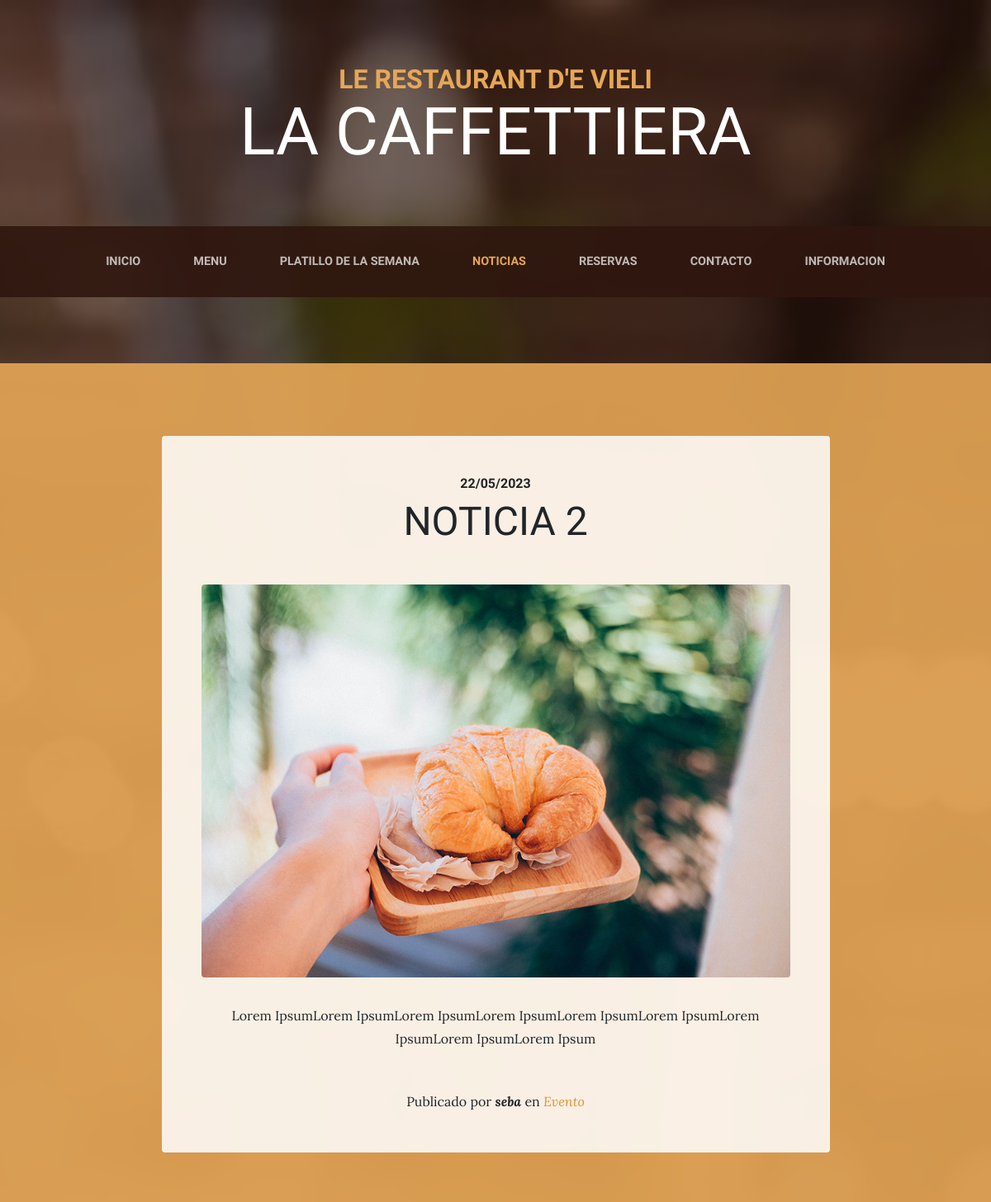
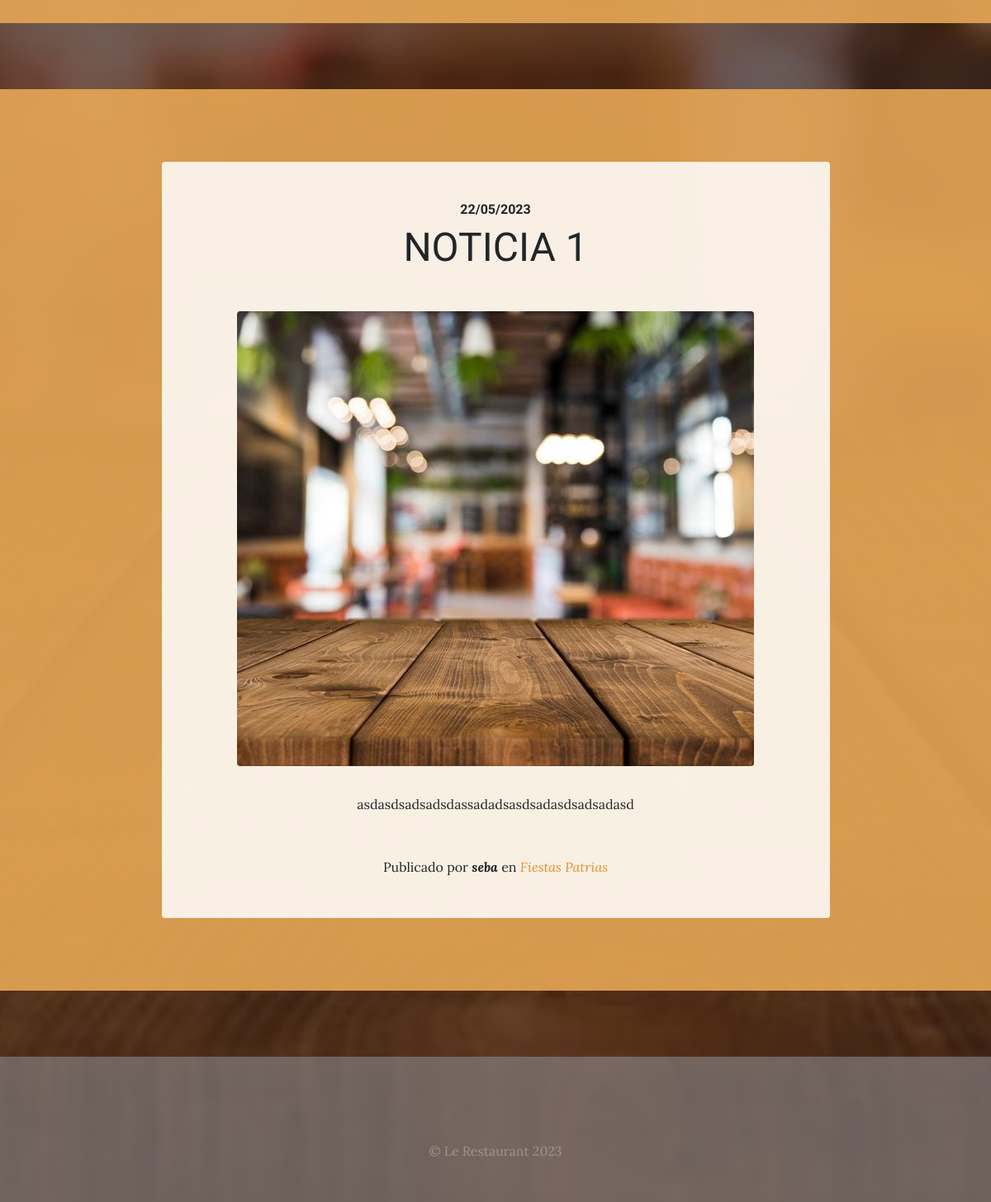
The app's page /noticia/ with its own data (2 pictures, top to bottom).
### noticia/models.py (models this page shows, shortened)
class Noticia(models.Model):
    title = models.CharField(max_length=200, verbose_name="Título")
    content = models.TextField(verbose_name="Contenido")
    published = models.DateTimeField(verbose_name="Fecha de publicación", default=now)
    image = models.ImageField(verbose_name="Imagen", upload_to="blog")
    author = models.ForeignKey(User, verbose_name="Autor", on_delete=models.CASCADE)
    categories = models.ManyToManyField(Category, verbose_name="Categorías", related_name="get_posts")
    created = models.DateTimeField(auto_now_add=True, verbose_name="Fecha de creación")
    updated = models.DateTimeField(auto_now=True, verbose_name="Fecha de edición")
    class Meta:
        verbose_name = "entrada"
        verbose_name_plural = "entradas"
        ordering = ['-created']

class Category(models.Model):
    name = models.CharField(max_length=100, verbose_name="Nombre")
    created = models.DateTimeField(auto_now_add=True, verbose_name="Fecha de creación")
    updated = models.DateTimeField(auto_now=True, verbose_name="Fecha de edición")
    class Meta:
        verbose_name = "categoría"
        verbose_name_plural = "categorías"
        ordering = ['-created']

### noticia/views.py (the view)
# urls.py: path('', views.noticia, name="noticia"),
def noticia(request):
    noticias = Noticia.objects.all()
    return render(request, 'noticia/noticia.html', {'posts':noticias})

### pages/templatetags/pages_extras.py (called while the page is built)
@register.simple_tag
def get_page_list():
    pages = Page.objects.all()
    return pages

### noticia/templates/noticia/noticia.html (shortened to what this page needs)
{% extends 'core/base.html' %}
{% load static %}
{% block content %}
  {% for post in posts %}
    <section class="page-section cta">
      <div class="container">
        <div class="row">
          <div class="col-xl-9 mx-auto">
            <div class="cta-innerv text-center rounded">
              <h2 class="section-heading mb-5">
                <span class="section-heading-upper">{{post.published|date:"SHORT_DATE_FORMAT"}}</span>
                <span class="section-heading-lower">{{post.title}}</span>
              </h2>
              <p class="mb-0">
                <img class="mx-auto d-flex rounded img-fluid mb-3 mb-lg-0" src="{{post.image.url}}" alt="">
              </p>
              <p class="mb-0 mbt">{{post.content|linebreaks}}</p>
              <p class="mb-0 mbt">
                <span class="section-heading-under">Publicado por <em><b>{{post.author}}</b></em> en
                    <em>
                     {% for category in post.categories.all %}
                      <a href="{% url 'category' category.id %}" class="link">{{category.name}}</a>{% if not forloop.last %},{% endif %}
                     {% endfor %}
                    </em>
                </span>
              </p>
            </div>
          </div>
        </div>
      </div>
    </section>
  {% endfor %}
{% endblock %}

### core/templates/core/base.html (shortened to what this page needs)
<!DOCTYPE html>
<html lang="es">
  <head>
    {% load static %}
    <link rel="stylesheet" href="https://cdn.jsdelivr.net/npm/bootstrap@4.6.2/dist/css/bootstrap.min.css">
    <link href="{% static 'core/vendor/font-awesome/css/font-awesome.min.css' %}" rel="stylesheet" type="text/css">
    <link href="{% static 'core/css/business-casual.css' %}" rel="stylesheet">
  </head>
  <body>
    <h1 class="site-heading text-center text-white d-none d-lg-block">
      <span class="site-heading-upper text-primary mb-3">Le Restaurant D'e Vieli</span>
      <span class="site-heading-lower">La Caffettiera</span>
    </h1>
    <nav class="navbar navbar-expand-lg navbar-dark py-lg-4" id="mainNav">
      <div class="container">
        <div class="collapse navbar-collapse" id="navbarResponsive">
          <ul class="navbar-nav mx-auto">
            <li class="nav-item px-lg-4 {% if request.path == '/' %}active{% endif %}">
              <a class="nav-link text-uppercase text-expanded" href="{% url 'home' %}">Inicio</a>
            </li>
            <li class="nav-item px-lg-4 {% if request.path == '/menu/' %}active{% endif %}">
              <a class="nav-link text-uppercase text-expanded" href="{% url 'menu' %}">Menu</a>
            </li>
            <li class="nav-item px-lg-4 {% if request.path == '/platillosemanal/' %}active{% endif %}">
              <a class="nav-link text-uppercase text-expanded" href="{% url 'platillosemanal' %}">Platillo de la semana</a>
            </li>
            <li class="nav-item px-lg-4 {% if request.path == '/noticia/' %}active{% endif %}">
              <a class="nav-link text-uppercase text-expanded" href="{% url 'noticia' %}">Noticias</a>
            </li>
            <li class="nav-item px-lg-4 {% if request.path == '/reservas/' %}active{% endif %}">
              <a class="nav-link text-uppercase text-expanded" href="{% url 'reservas' %}">Reservas</a>
            </li>
            <li class="nav-item px-lg-4 {% if request.path == '/contacto/' %}active{% endif %}">
              <a class="nav-link text-uppercase text-expanded" href="{% url 'contact' %}">Contacto</a>
            </li>
            <li class="nav-item px-lg-4 {% if request.path == '/informacion/' %}active{% endif %}">
              <a class="nav-link text-uppercase text-expanded" href="{% url 'informacion' %}">informacion</a>
            </li>
          </ul>
        </div>
      </div>
    </nav>
    {% block content %} {% endblock %}
    <footer class="footer text-faded text-center py-5">
      <div class="container">
        <p class="m-0 mbt">
          {% load pages_extras %}
          {% get_page_list as page_list %}
        </p>
        <p class="m-0 mbt1">&copy; Le Restaurant 2023</p>
      </div>
	  </footer>
  </body>
</html>

### core/static/core/css/business-casual.css (style rules this page uses)
body { font-family: 'Lora'; background: linear-gradient(rgba(47, 23, 15, 0.65), rgba(47, 23, 15, 0.65)), url("../img/bg.jpg"); background-attachment: fixed; background-position: center; background-size: cover; }
h1, h2, h3, h4, h5, h6 { font-family: 'Raleway'; }
p { line-height: 1.75; }
.text-faded { color: rgba(255, 255, 255, 0.3); }
.site-heading { margin-top: 5rem; margin-bottom: 5rem; text-transform: uppercase; line-height: 1; font-family: 'Raleway'; }
.site-heading .site-heading-upper { display: block; font-size: 2rem; font-weight: 800; }
.site-heading .site-heading-lower { font-size: 5rem; font-weight: 100; line-height: 4rem; }
.page-section { margin-top: 5rem; margin-bottom: 5rem; }
.section-heading { text-transform: uppercase; }
.section-heading .section-heading-upper { display: block; font-size: 1rem; font-weight: 800; padding-bottom:.5rem; }
.section-heading .section-heading-lower { display: block; font-size: 3rem; font-weight: 100; }
#mainNav { background-color: rgba(47, 23, 15, 0.9); font-family: 'Raleway'; }
#mainNav .navbar-nav .nav-item .nav-link { color: rgba(255, 255, 255, 0.7); font-weight: 800; }
#mainNav .navbar-nav .nav-item.active .nav-link { color: #e6a756; }
@media (min-width: 992px) { #mainNav .navbar-nav .nav-item .nav-link { font-size: 0.9rem; } }
.cta { padding-top: 5rem; padding-bottom: 5rem; background-color: rgba(230, 167, 86, 0.9); }
.cta .cta-innerv { position: relative; padding: 3rem; margin: 0.5rem; background-color: rgba(255, 255, 255, 0.85); }
.footer { background-color: rgba(133, 127, 127, 0.678); }
.text-primary { color: #e6a756 !important; }
.mbt { padding-top: 2rem; }
.mbt1 { padding-top: 1.25rem; }
a.link { color: #df902a; }

### records on screen
Noticia: published "22/05/2023", title "NOTICIA 2", image (picture), content "Lorem IpsumLorem IpsumLorem IpsumLorem IpsumLorem IpsumLorem IpsumLorem IpsumLorem IpsumLorem Ipsum", author "seba"
Category: name "Evento"
Noticia: published "22/05/2023", title "NOTICIA 1", image (picture), content "asdasdsadsadsdassadadsasdsadasdsadsadasd", author "seba"
Category: name "Fiestas Patrias"
